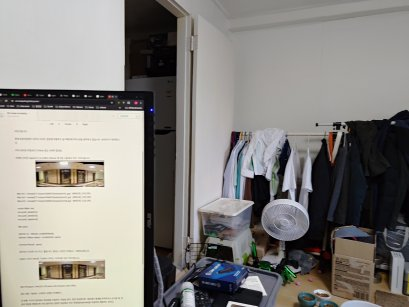
//> input picture img0.jpg, 409 x 307 px
$ ./Panorama   (built with g++ and OpenCV 4)
//> lines starting //> are read from the running program, lines starting //| are printed output that depends on the picture
//
// Created by hanta on 24. 5. 10.
//
#include <opencv2/highgui.hpp>
#include <opencv2/stitching.hpp>
#include <vector>

using namespace cv;
using namespace std;

int main() {
    vector<Mat> imgs;
    Mat result;

    Mat img1 = imread("../../img0.jpg");
//> img1 is the input picture: 307 rows x 409 cols, CV_8UC3; mean B, G, R 129.4, 133.5, 136.3
    imgs.push_back(img1);
    Mat img2 = imread("../../img1.jpg");
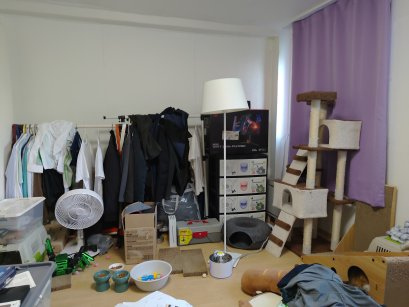
//> input picture img1.jpg, 409 x 307 px
//> img2 is the input picture: 307 rows x 409 cols, CV_8UC3; mean B, G, R 114.1, 118.5, 123.3
    imgs.push_back(img2);
    Mat img3 = imread("../../img2.jpg");
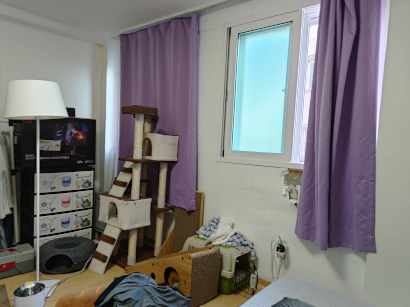
//> input picture img2.jpg, 410 x 307 px
//> img3 is the input picture: 307 rows x 410 cols, CV_8UC3; mean B, G, R 121.2, 122.1, 123.5
    imgs.push_back(img3);
    Mat img4 = imread("../../img3.jpg");
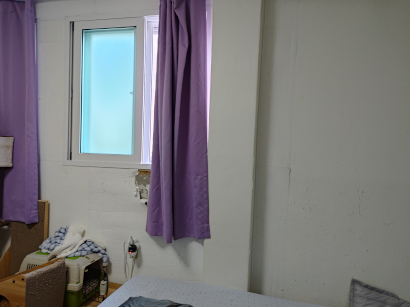
//> input picture img3.jpg, 410 x 307 px
//> img4 is the input picture: 307 rows x 410 cols, CV_8UC3; mean B, G, R 124.4, 122.9, 123.7
    imgs.push_back(img4);
    Mat img5 = imread("../../img4.jpg");
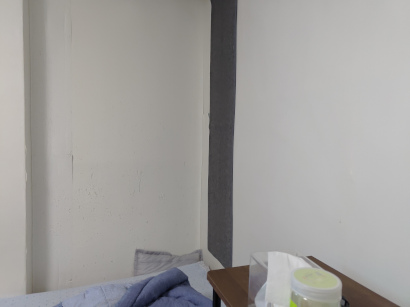
//> input picture img4.jpg, 410 x 307 px
//> img5 is the input picture: 307 rows x 410 cols, CV_8UC3; mean B, G, R 155.8, 157.9, 159.8
    imgs.push_back(img5);

    Ptr<Stitcher> stitcher = Stitcher::create();
    Stitcher::Status status = stitcher->stitch(imgs, result);
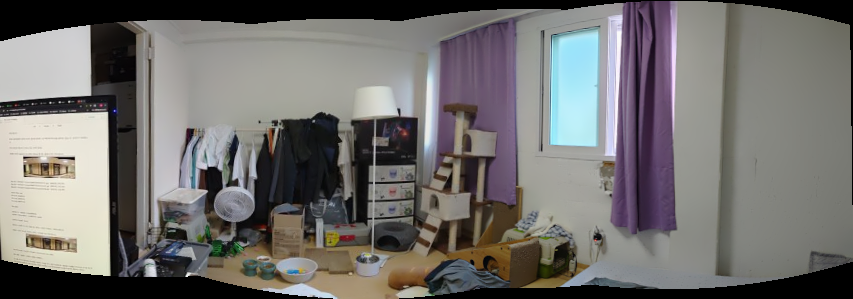
//> result: 299 rows x 853 cols, CV_8UC3; mean B, G, R 109.5, 111.6, 113.8

    imshow("Result", result);
    waitKey(0);
}
